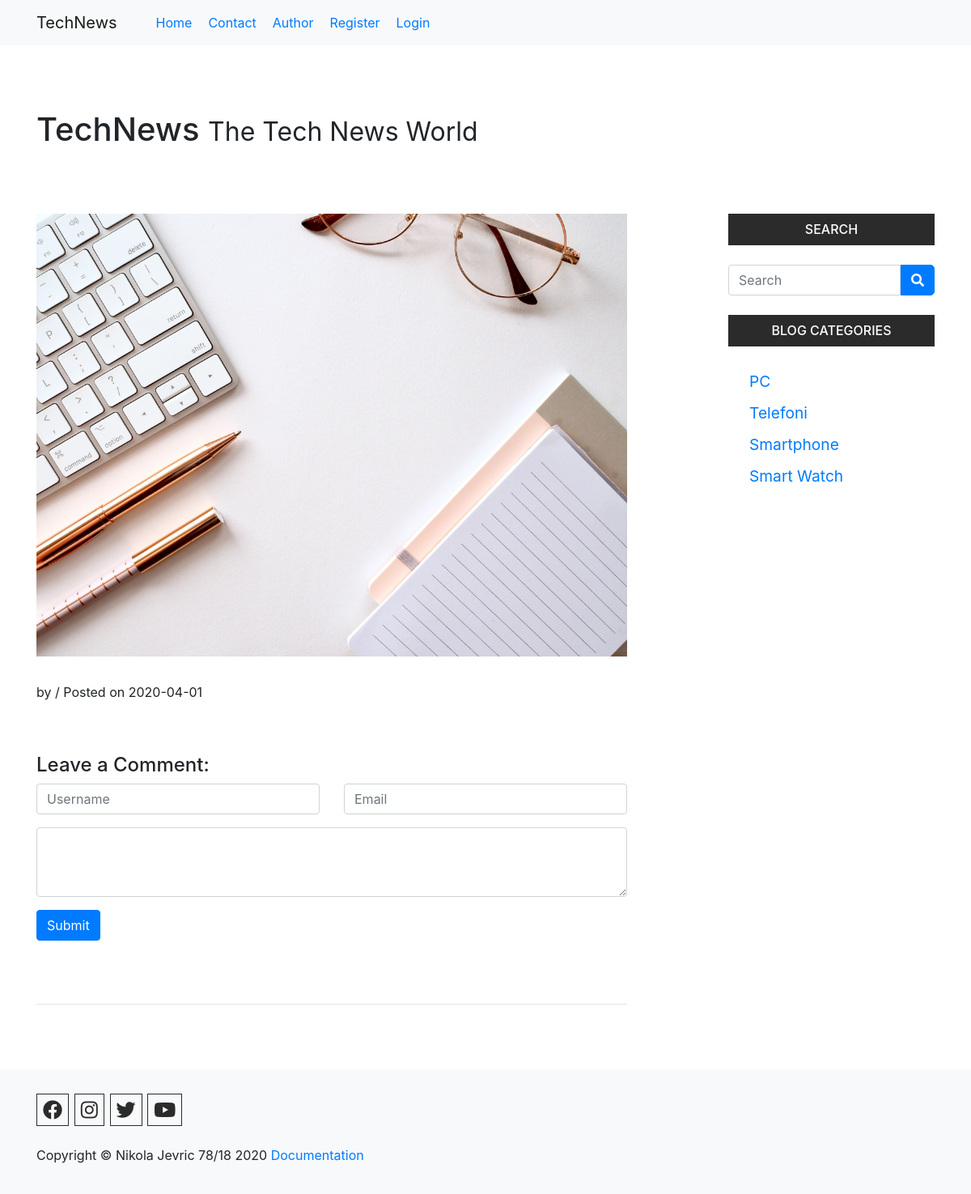
Screenshot of /postid.php?id=80 with the database file from the repository.
### tables this page shows
CREATE TABLE `nav` (
  `idNav` int(5) NOT NULL,
  `naslov` varchar(50) NOT NULL,
  `link` varchar(40) NOT NULL
);

CREATE TABLE `kategorije` (
  `idKat` int(5) NOT NULL,
  `naslovKat` varchar(35) NOT NULL
);

### php_require/desniBlok.php (the view)
<?php require_once("php_require/konekcija.php"); ?>
<div class="col-md-3 col-11 mx-auto mx-md-0 ml-md-auto desniInfo">
                <div class="desniBlok">
                    <h4 class="mb-3 text-uppercase">Search</h4>
                    <form action="search.php" method="post">
                        <div class="input-group my-4">
                            <input type="text" name="search" class="form-control" placeholder="Search">
                            <span class="input-group-btn">
                                <button name="submitSearch" class="btn btn-primary searchIcon" type="submit">
                                    <i class="fas fa-search"></i>
                                </button>
                            </span>
                        </div>
                    </form>
                </div>
                <div class="desniBlok">
                    <h4 class="mb-3 text-uppercase">Blog Categories</h4>
                    <div class="row my-4">
                        <div class="col-lg-10 text-left">
                            <ul class="list-unstyled pl-3 kategorije">
                            <?php
                                $query = "SELECT * FROM kategorije";
                                $rezultat = $konekcija->query($query)->fetchAll();
                                foreach($rezultat as $i):?>
                                <li><a href="postcat.php?idKat=<?=$i['idKat'] ?>"><?=$i['naslovKat'] ?></a>
                                </li>
                                <?php endforeach;?>
                            </ul>
                        </div>
                    </div>
                </div>
            </div>
        </div>

### php_require/navigation.php (shortened to what this page needs)
<?php require_once("konekcija.php");
 ?>
<nav class="navbar navbar-expand-lg navbar-light bg-light" id="nav">
        <div class="container">
        <a class="navbar-brand mr-5" href="index.php"> TechNews</a>
        <div class="collapse navbar-collapse" id="navbarSupportedContent">
          <ul class="navbar-nav mr-auto">
            <?php
              $query = "SELECT * FROM nav";
              $rezultat = $konekcija->query($query)->fetchAll();
              ?>
              <?php
              foreach( $rezultat as $i):?>
                <?php $navNaslov = $i['naslov'];
                if(!isset($_SESSION['korisnik'])){
                  if($i['naslov']=='Logout'){continue;}
                  if($i['naslov']=='AdminPanel'){continue;}
                }
                ?>
                <li><a href="<?=$i['link']?>"><?=$navNaslov?></a></li>
              <?php endforeach;?>
          </ul>
        </div>
    </div>
      </nav>

### css/style.css (style rules this page uses)
* { padding:0px; margin:0px; scroll-behavior: smooth; }
nav ul li { margin-right: 20px; }
.desniBlok h4 { background:#2B2B2B; color:#fff; text-align: center; padding:10px 0px; font-size:1em; }
.searchIcon { border-radius: 0px 5px 5px 0px!important; }
.kategorije li { padding:5px 10px; font-size:1.2em; transition: .3s ease; }

### rows the page displays
nav: naslov "Home"
nav: naslov "Contact"
nav: naslov "Author"
nav: naslov "Register"
nav: naslov "Login"
kategorije: naslovKat "PC"
kategorije: naslovKat "Telefoni"
kategorije: naslovKat "Smartphone"
kategorije: naslovKat "Smart Watch"

### other values shown
$rezultat['datumPost'] "2020-04-01"
